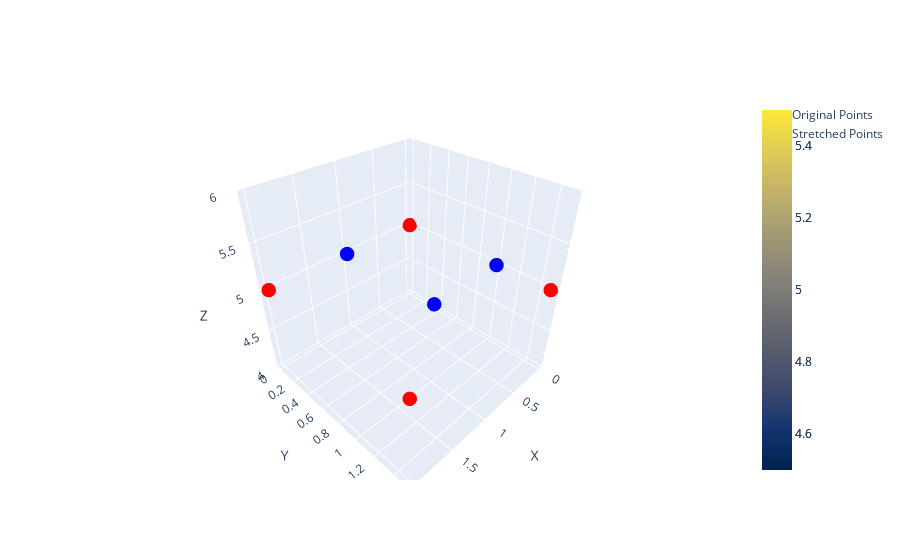

The notebook cell this image was saved under:
### Code cell
visualize_stretch(points = points, stretch_function=simple_strecth, output_path="simple_stretch.png")

### Figure 1 — Plotly figure (JSON) as saved in the notebook; plotly's stock layout.template omitted (floating-point values rounded to 4 significant figures)
{"data": [{"colorscale": [[0, "#440154"], [0.1111, "#482878"], [0.2222, "#3e4989"], [0.3333, "#31688e"], [0.4444, "#26828e"], [0.5556, "#1f9e89"], [0.6667, "#35b779"], [0.7778, "#6ece58"], [0.8889, "#b5de2b"], [1, "#fde725"]], "name": "Original Surface", "showscale": true, "type": "surface", "x": [[0, 2, 2, 0, 0], [0, 2, 2, 0, 0], [0, 2, 2, 0, 0], [0, 2, 2, 0, 0], [0, 2, 2, 0, 0]], "y": [[0, 0, 0, 0, 0], [0, 0, 0, 0, 0], [2, 2, 2, 2, 2], [2, 2, 2, 2, 2], [0, 0, 0, 0, 0]], "z": [5, 5, 5, 5, 5]}, {"colorscale": [[0, "#00224e"], [0.1111, "#123570"], [0.2222, "#3b496c"], [0.3333, "#575d6d"], [0.4444, "#707173"], [0.5556, "#8a8678"], [0.6667, "#a59c74"], [0.7778, "#c3b369"], [0.8889, "#e1cc55"], [1, "#fee838"]], "name": "Stretched Surface", "showscale": true, "type": "surface", "x": [[0, 2, 2, 0, 0], [0, 2, 2, 0, 0], [0, 2, 2, 0, 0], [0, 2, 2, 0, 0], [0, 2, 2, 0, 0]], "y": [[0, 0, 0, 0, 0], [0, 0, 0, 0, 0], [1.5, 1.5, 1.5, 1.5, 1.5], [1.5, 1.5, 1.5, 1.5, 1.5], [0, 0, 0, 0, 0]], "z": [5, 5, 5, 5, 5]}, {"marker": {"color": "blue", "size": 5}, "mode": "markers", "name": "Original Points", "type": "scatter3d", "x": [0, 1, 1, 0, 0], "y": [0, 0, 1, 1, 0], "z": [5, 5, 5, 5, 5]}, {"marker": {"color": "red", "size": 5}, "mode": "markers", "name": "Stretched Points", "type": "scatter3d", "x": [0, 2, 2, 0, 0], "y": [0, 0, 1.5, 1.5, 0], "z": [5, 5, 5, 5, 5]}], "layout": {"scene": {"aspectmode": "cube", "xaxis": {"title": {"text": "X"}}, "yaxis": {"title": {"text": "Y"}}, "zaxis": {"title": {"text": "Z"}}}}}
